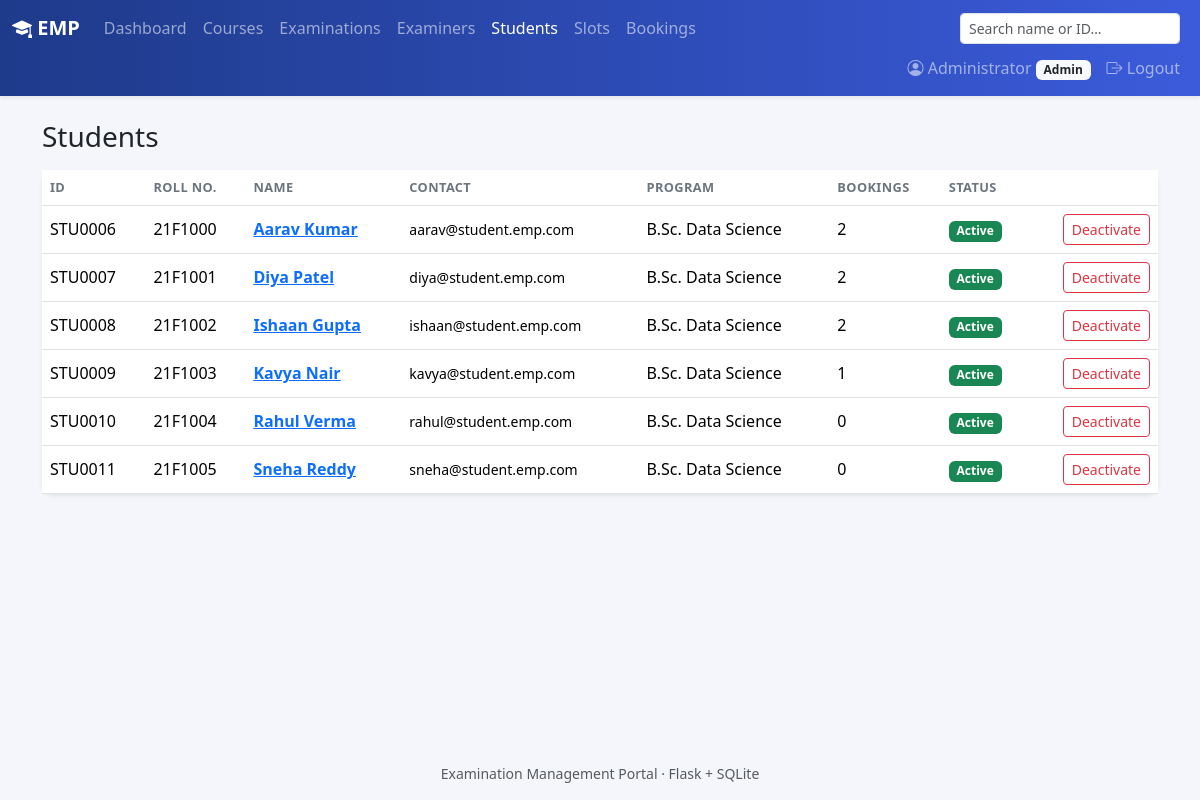
The page /admin/students (signed in) on the database its author committed.
### models.py (models this page shows, shortened)
class User(UserMixin, db.Model):
    id = db.Column(db.Integer, primary_key=True)
    role = db.Column(db.String(20), nullable=False)
    name = db.Column(db.String(120), nullable=False)
    email = db.Column(db.String(120), unique=True, nullable=False)
    password_hash = db.Column(db.String(256), nullable=False)
    phone = db.Column(db.String(20))
    department = db.Column(db.String(120))
    designation = db.Column(db.String(120))
    roll_no = db.Column(db.String(40), unique=True)
    program = db.Column(db.String(120))
    status = db.Column(db.String(20), nullable=False, default="Active")
    created_at = db.Column(db.DateTime, default=datetime.now)
    slots = db.relationship("Slot", back_populates="examiner", foreign_keys="Slot.examiner_id")
    bookings = db.relationship("Booking", back_populates="student", foreign_keys="Booking.student_id")
    assigned_exams = db.relationship("Exam", secondary=exam_examiners, back_populates="examiners")
    @property
    def code(self):
        prefix = {"admin": "ADM", "examiner": "EXR", "student": "STU"}[self.role]
        return f"{prefix}{self.id:04d}"

### routes/admin.py (the view)
@bp.route("/students")
@role_required("admin")
def students():
    return render_template("admin/students.html",
                           students=User.query.filter_by(role="student").order_by(User.name).all())

### routes/utils.py (called while the page is built)
def role_required(role):
    def decorator(view):
        @wraps(view)
        @login_required
        def wrapped(*args, **kwargs):
            if current_user.role != role:
                abort(403)
            if current_user.status == "Pending":
                return redirect(url_for("auth.pending"))
            if current_user.status != "Active":
                flash("Your account is inactive. Contact the administrator.", "danger")
                return redirect(url_for("auth.logout"))
            return view(*args, **kwargs)
        return wrapped
    return decorator

### templates/admin/students.html (shortened to what this page needs)
{% extends "base.html" %}
{% from "_macros.html" import badge, post_button %}
{% block content %}
<h3 class="mb-3">Students</h3>
<div class="card shadow-sm border-0"><div class="table-responsive">
<table class="table table-hover align-middle mb-0">
  <thead><tr><th>ID</th><th>Roll no.</th><th>Name</th><th>Contact</th><th>Program</th><th>Bookings</th><th>Status</th><th></th></tr></thead>
  <tbody>
  {% for u in students %}
    <tr><td>{{ u.code }}</td><td>{{ u.roll_no }}</td>
      <td><a href="{{ url_for('admin.user_detail', uid=u.id) }}" class="fw-semibold">{{ u.name }}</a></td>
      <td class="small">{{ u.email }}<br>{{ u.phone or '' }}</td><td>{{ u.program or '—' }}</td>
      <td>{{ u.bookings|length }}</td><td>{{ badge(u.status) }}</td>
      <td class="text-end">
        {% if u.status == 'Active' %}{{ post_button(url_for('admin.user_status', uid=u.id), 'Deactivate', 'btn-outline-danger', 'action', 'deactivate') }}
        {% else %}{{ post_button(url_for('admin.user_status', uid=u.id), 'Activate', 'btn-outline-success', 'action', 'activate') }}{% endif %}
      </td></tr>
  {% else %}<tr><td colspan="8" class="text-center text-muted py-4">No students registered yet.</td></tr>{% endfor %}
  </tbody>
</table></div></div>
{% endblock %}

### templates/base.html (shortened to what this page needs)
<!doctype html>
<html lang="en">
<head>
  <link href="https://cdn.jsdelivr.net/npm/bootstrap@5.3.3/dist/css/bootstrap.min.css" rel="stylesheet">
  <link href="https://cdn.jsdelivr.net/npm/bootstrap-icons@1.11.3/font/bootstrap-icons.min.css" rel="stylesheet">
  <link href="{{ url_for('static', filename='style.css') }}" rel="stylesheet">
</head>
<body>
<nav class="navbar navbar-expand navbar-dark bg-emp shadow-sm">
  <div class="container-fluid flex-wrap">
    <a class="navbar-brand fw-semibold" href="{{ url_for('index') }}"><i class="bi bi-mortarboard-fill"></i> EMP</a>
    {% if current_user.is_authenticated and current_user.status == 'Active' %}
    <ul class="navbar-nav flex-wrap me-auto">
      {% if current_user.role == 'admin' %}
        {% set links = [('admin.dashboard','Dashboard'),('admin.courses','Courses'),('admin.exams','Examinations'),
                        ('admin.examiners','Examiners'),('admin.students','Students'),('admin.slots','Slots'),
                        ('admin.bookings','Bookings')] %}
      {% elif current_user.role == 'examiner' %}
        {% set links = [('examiner.dashboard','Dashboard'),('examiner.exams','My Examinations'),
                        ('examiner.slots','My Slots'),('examiner.evaluations','Evaluations')] %}
      {% else %}
        {% set links = [('student.dashboard','Dashboard'),('student.exams','Examinations'),
                        ('student.bookings','My Bookings'),('student.results','Results')] %}
      {% endif %}
      {% for ep, label in links %}
        <li class="nav-item"><a class="nav-link {% if request.endpoint == ep %}active{% endif %}" href="{{ url_for(ep) }}">{{ label }}</a></li>
      {% endfor %}
    </ul>
    {% if current_user.role == 'admin' %}
    <form class="d-flex me-2 my-1" action="{{ url_for('admin.search') }}">
      <input class="form-control form-control-sm" name="q" placeholder="Search name or ID…" value="{{ request.args.get('q','') }}">
    </form>
    {% endif %}
    {% endif %}
    {% if current_user.is_authenticated %}
    <ul class="navbar-nav ms-auto">
      <li class="nav-item"><a class="nav-link" href="{{ url_for('auth.profile') }}"><i class="bi bi-person-circle"></i> {{ current_user.name }} <span class="badge bg-light text-dark text-capitalize">{{ current_user.role }}</span></a></li>
      <li class="nav-item"><a class="nav-link" href="{{ url_for('auth.logout') }}"><i class="bi bi-box-arrow-right"></i> Logout</a></li>
    </ul>
    {% endif %}
  </div>
</nav>
<main class="container py-4">
  {% block content %}{% endblock %}
</main>
<footer class="text-center text-muted small py-3">Examination Management Portal · Flask + SQLite</footer>
</body>
</html>

### templates/_macros.html (shortened to what this page needs)
{% macro badge(status) -%}
<span class="badge text-bg-{{ status|badge }}">{{ status }}</span>
{%- endmacro %}
{% macro post_button(action, label, cls='btn-outline-secondary', name=None, value=None) -%}
<form method="post" action="{{ action }}" class="d-inline">
  <button class="btn btn-sm {{ cls }}">{{ label|safe }}</button>
</form>
{%- endmacro %}

### static/style.css (style rules this page uses)
body { background: #f4f6fb; min-height: 100vh; display: flex; flex-direction: column; }
main { flex: 1; }
.bg-emp { background: linear-gradient(90deg, #1e3a8a, #3b5bdb); }
.card { border-radius: .75rem; }
.table th { font-size: .8rem; text-transform: uppercase; letter-spacing: .03em; color: #6c757d; }

### rows shown on the page
User: name "Administrator", role "Admin"
User: code "STU0006", roll_no "21F1000", name "Aarav Kumar", email "aarav@student.emp.com", program "B.Sc. Data Science", bookings|length "2", status "Active", label "Deactivate"
User: code "STU0007", roll_no "21F1001", name "Diya Patel", email "diya@student.emp.com", program "B.Sc. Data Science", bookings|length "2", status "Active", label "Deactivate"
User: code "STU0008", roll_no "21F1002", name "Ishaan Gupta", email "ishaan@student.emp.com", program "B.Sc. Data Science", bookings|length "2", status "Active", label "Deactivate"
User: code "STU0009", roll_no "21F1003", name "Kavya Nair", email "kavya@student.emp.com", program "B.Sc. Data Science", bookings|length "1", status "Active", label "Deactivate"
User: code "STU0010", roll_no "21F1004", name "Rahul Verma", email "rahul@student.emp.com", program "B.Sc. Data Science", bookings|length "0", status "Active", label "Deactivate"
User: code "STU0011", roll_no "21F1005", name "Sneha Reddy", email "sneha@student.emp.com", program "B.Sc. Data Science", bookings|length "0", status "Active", label "Deactivate"

### other values the page prints
{{ label }} "Dashboard" "Courses" "Examinations" "Examiners" "Students" "Slots" "Bookings"
